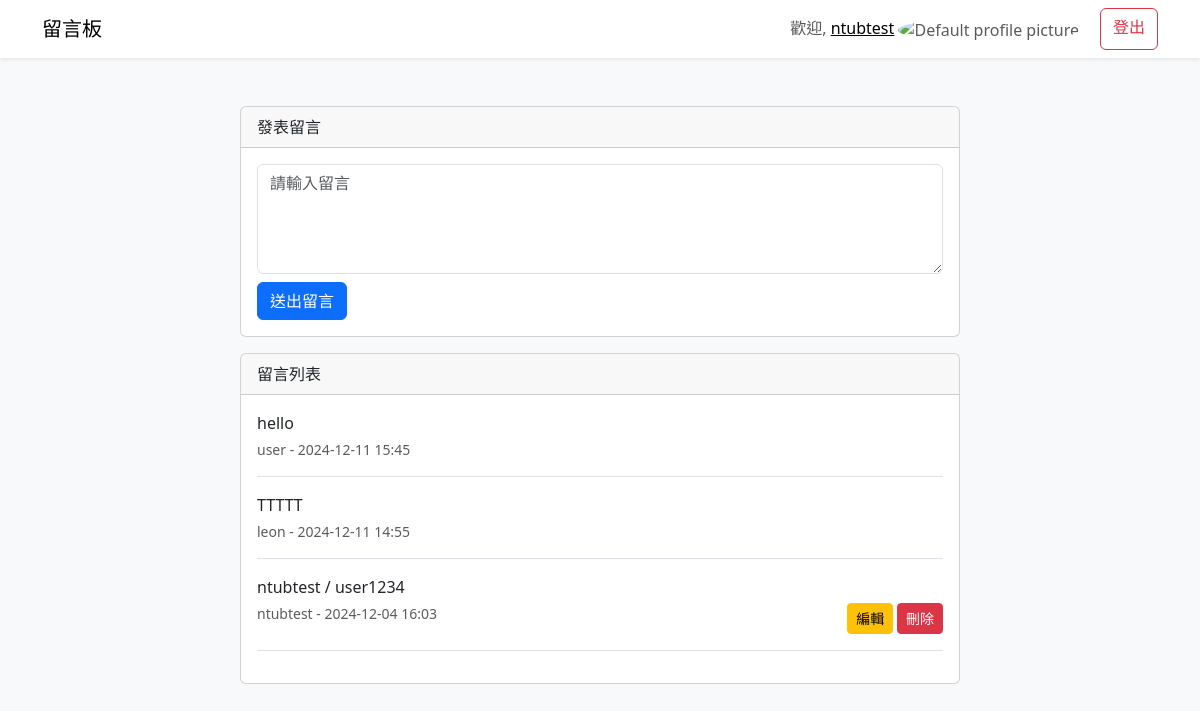
The page / (signed in) on the database its author committed.
### mymessages/models.py (models this page shows, shortened)
class CustomUser (AbstractUser ):
    nickname = models.CharField(max_length=50, blank=True)
    bio = models.TextField(blank=True)
    birthday = models.DateField(null=True, blank=True)  # 新增生日字段
    address = models.CharField(max_length=255, blank=True)  # 新增地址字段
    profile_picture = models.ImageField(upload_to='profile_pictures/', null=True, blank=True)  # 新增照片字段

class Message(models.Model):
    content = models.TextField()
    created_at = models.DateTimeField(auto_now_add=True)
    updated_at = models.DateTimeField(auto_now=True)
    user = models.ForeignKey(CustomUser, on_delete=models.CASCADE)

### mymessages/views.py (the view)
# urls.py: path('', views.message_list, name='message_list'),
def message_list(request):
    messages_list = Message.objects.order_by('-created_at')
    if request.method == 'POST':
        if not request.user.is_authenticated:
            messages.error(request, '請先登入')
            return redirect('login')
        form = MessageForm(request.POST)
        if form.is_valid():
            message = form.save(commit=False)
            message.user = request.user
            message.save()
            messages.success(request, '留言成功！')
            return redirect('message_list')
    else:
        form = MessageForm()
    return render(request, 'mymessages/message_list.html', {
        'messages_list': messages_list,
        'form': form
    })

### mymessages/forms.py
class MessageForm(forms.ModelForm):
    class Meta:
        model = Message
        fields = ['content']
        widgets = {
            'content': forms.Textarea(attrs={
                'rows': 4,
                'placeholder': '請輸入留言',
                'class': 'form-control'
            })
        }

### mymessages/templates/mymessages/message_list.html (shortened to what this page needs)
{% extends 'mymessages/base.html' %}
{% block content %}
<div class="container mt-5">
    <div class="row justify-content-center">
        <div class="col-md-8">
            {% if user.is_authenticated %}
                <div class="card mb-3">
                    <div class="card-header">發表留言</div>
                    <div class="card-body">
                        <form method="post">
                            {{ form.content }}
                            <button type="submit" class="btn btn-primary mt-2">送出留言</button>
                        </form>
                    </div>
                </div>
            {% endif %}
            <div class="card">
                <div class="card-header">留言列表</div>
                <div class="card-body">
                    {% for message in messages_list %}
                        <div class="border-bottom pb-3 mb-3">
                            <p class="mb-1">{{ message.content }}</p>
                            <small class="text-muted d-flex justify-content-between">
                                <span>{{ message.user.username }} - {{ message.created_at|date:"Y-m-d H:i" }}</span>
                                {% if user == message.user %}
                                    <div>
                                        <a href="{% url 'edit_message' message.id %}" class="btn btn-sm btn-warning">編輯</a>
                                        <a href="{% url 'delete_message' message.id %}" class="btn btn-sm btn-danger">刪除</a>
                                    </div>
                                {% endif %}
                            </small>
                        </div>
                    {% empty %}
                        <p class="text-center text-muted">尚無留言</p>
                    {% endfor %}
                </div>
            </div>
        </div>
    </div>
</div>
{% endblock %}

### mymessages/templates/mymessages/base.html (shortened to what this page needs)
{% load static %}
<!DOCTYPE html>
<html lang="zh-TW">
<head>
    <link href="https://cdn.jsdelivr.net/npm/bootstrap@5.3.0/dist/css/bootstrap.min.css" rel="stylesheet">
</head>
<body class="bg-light">
    <nav class="navbar navbar-expand-lg navbar-light bg-white shadow-sm">
        <div class="container">
            <a class="navbar-brand" href="{% url 'message_list' %}">留言板</a>
            <div class="navbar-nav ms-auto">
                {% if user.is_authenticated %}
                <span class="navbar-text me-3">
                    歡迎, <a href="{% url 'edit_profile' %}">{{ user.username }}</a>
                    {% if user.profile_picture %}
                        <img src="{{ user.profile_picture.url }}" alt="{{ user.username }}'s profile picture" class="profile-picture">
                    {% else %}
                        <img src="{% static 'default_profile_picture.png' %}" alt="Default profile picture" class="profile-picture" style="width: 40px; height: 40px; border-radius: 50%; margin-right: 5px;">
                    {% endif %}
                </span>
                    <a href="{% url 'logout' %}" class="btn btn-outline-danger">登出</a>
                {% else %}
                    <a href="{% url 'login' %}" class="btn btn-outline-primary me-2">登入</a>
                    <a href="{% url 'signup' %}" class="btn btn-primary">註冊</a>
                {% endif %}
            </div>
        </div>
    </nav>
    <div class="container mt-4">
        {% block content %}{% endblock %}
    </div>
</body>
</html>

### mymessages/templates/mymessages/base.html (style rules this page uses)
.profile-picture { width: 40px; height: 40px; border-radius: 50%; margin-right: 5px; }

### rows shown on the page
CustomUser: username "ntubtest"
Message: content "hello", user.username "user", created_at "2024-12-11 15:45"
Message: content "TTTTT", user.username "leon", created_at "2024-12-11 14:55"
Message: content "ntubtest / user1234", user.username "ntubtest", created_at "2024-12-04 16:03", shows "編輯"
